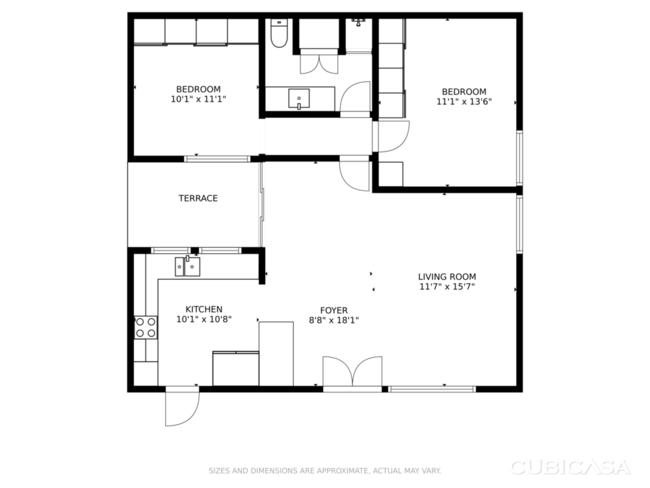
#> input picture _ARCHIVED/floor-plan-testing/fp_example4.png, 650 x 488 px, found by its file name
$ python extract_door_regions.py
#> lines starting #> are read from the running program, lines starting #| are printed output that depends on the picture; after the words box and inside, x2 and y2 are one past the last pixel; in counts of white or black regions, pixels touching at a corner belong together
#!/usr/bin/env python3
"""Extract regions around expected door positions to find exact arc locations."""
import cv2
import numpy as np

IMG = '/mnt/d/_CLAUDE-TOOLS/fp_example4.png'
gray = cv2.imread(IMG, cv2.IMREAD_GRAYSCALE)
#> gray is the input picture: shape (488, 650); min 0, max 255, mean 241.7
_, binary = cv2.threshold(gray, 0, 255, cv2.THRESH_BINARY_INV + cv2.THRESH_OTSU)
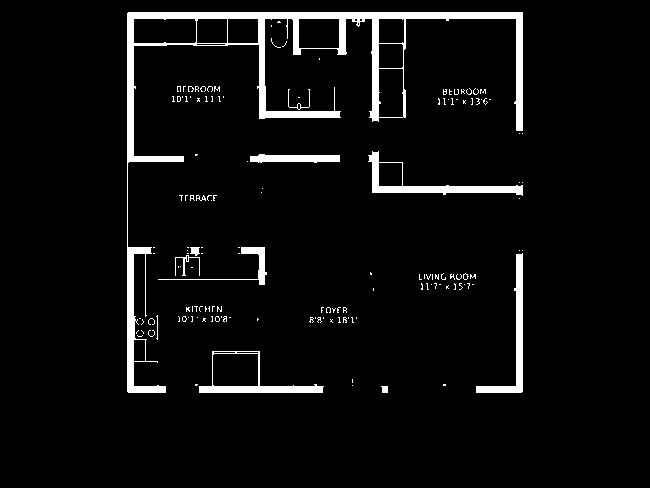
#> binary: shape (488, 650); 5% white; 152 white regions (139 under 20 px), largest, box (x1, y1, x2, y2) and area: (127, 12, 523, 393) 9642, (368, 151, 523, 196) 1395, (476, 253, 523, 393) 1259

# Building bbox
closed = cv2.morphologyEx(binary, cv2.MORPH_CLOSE, np.ones((5,5), np.uint8))
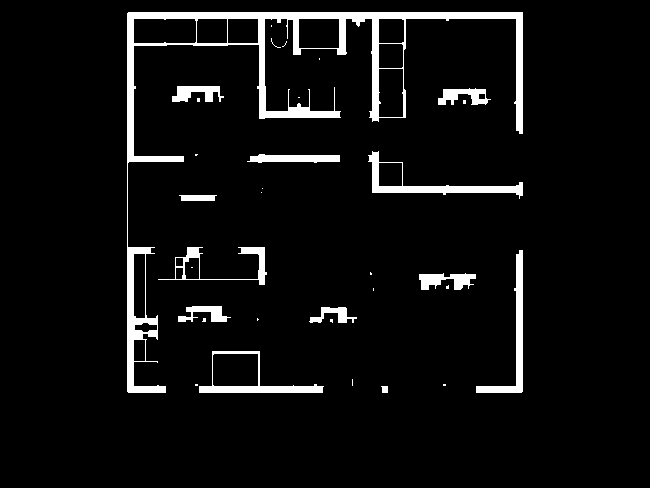
#> closed: shape (488, 650); 5.7% white; 33 white regions (20 under 20 px)
contours, _ = cv2.findContours(closed, cv2.RETR_EXTERNAL, cv2.CHAIN_APPROX_SIMPLE)
#> contours = 32 contours, 19 with area under 20; largest, box (x1, y1, x2, y2) and area: (127, 12, 523, 393) 16224, (199, 351, 324, 393) 2390, (368, 151, 523, 199) 1742, (476, 250, 523, 393) 1086, (158, 247, 267, 285) 959
largest = max(contours, key=cv2.contourArea)
#> largest = contour of 210 points, box (x1, y1, x2, y2) (127, 12, 523, 393), area 16224
bx, by, bw, bh = cv2.boundingRect(largest)
#> bx = 127; by = 12; bw = 396; bh = 381
print(f"Building: ({bx},{by}) {bw}x{bh}")
#| Building: (127,12) 396x381

# Use gentler erosion for thick mask to preserve more features
ek = cv2.getStructuringElement(cv2.MORPH_RECT, (2, 2))
eroded = cv2.erode(binary, ek, iterations=1)
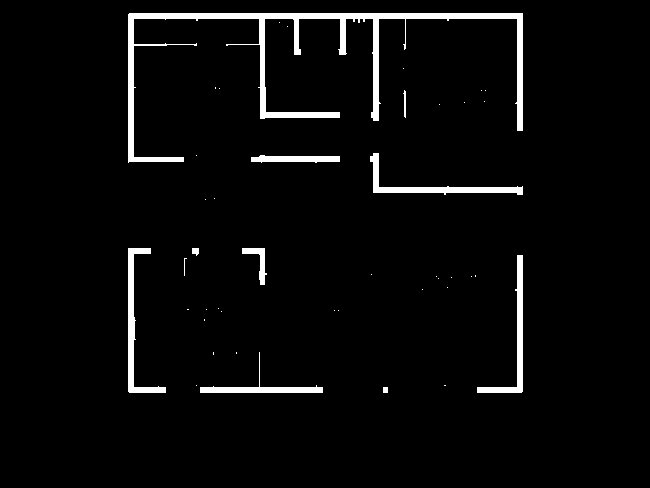
#> eroded: shape (488, 650); 3.7% white; 43 white regions (32 under 20 px), largest, box (x1, y1, x2, y2) and area: (128, 13, 523, 163) 6406, (128, 248, 166, 393) 1189, (370, 153, 523, 195) 1142
thick_gentle = cv2.dilate(eroded, ek, iterations=1)
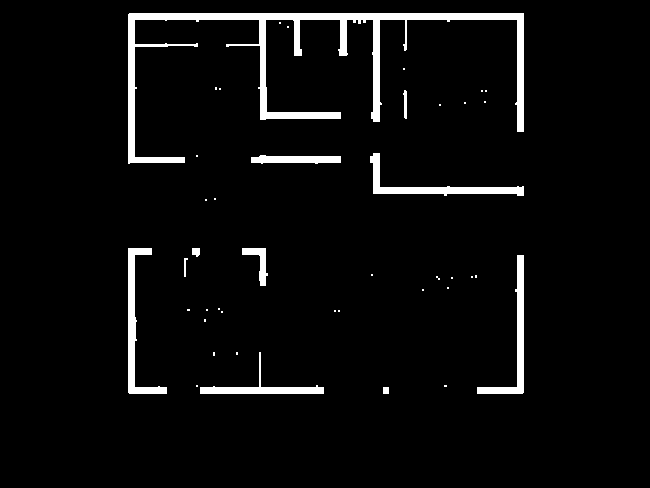
#> thick_gentle: shape (488, 650); 4.4% white; 42 white regions (31 under 20 px), largest, box (x1, y1, x2, y2) and area: (128, 13, 524, 164) 7627, (128, 248, 167, 394) 1394, (370, 153, 524, 196) 1343

# Create output debug image with regions marked
debug = cv2.cvtColor(gray, cv2.COLOR_GRAY2BGR)

# Expected door regions (based on room layout analysis)
# Each: (name, x1, y1, x2, y2) in image coordinates
# I'll extract the binary and non-thick pixels in each region
regions = [
    # Entry door: bottom wall, foyer area (x=264 to x=372)
    ("ENTRY DOOR", 250, 350, 380, 395),
    # Kitchen door: V-wall-1 gap (x=259-264), lower portion
    ("KITCHEN DOOR", 210, 270, 270, 330),
    # Terrace door: V-wall-1 gap, middle section
    ("TERRACE DOOR", 210, 155, 270, 255),
    # LR door: V-wall-2 area (x=372-378), lower portion
    ("LR DOOR", 365, 270, 420, 340),
    # BR1 door: H-wall at y=155-161, left portion
    ("BR1 DOOR", 150, 105, 260, 170),
    # BR2 door: V-wall-2, upper portion
    ("BR2 DOOR", 365, 90, 420, 160),
    # Bath door: H-wall at y=155-161, center-right
    ("BATH DOOR", 280, 105, 375, 170),
]

for name, x1, y1, x2, y2 in regions:
    print(f"\n=== {name} (x={x1}-{x2}, y={y1}-{y2}) ===")

    # Extract binary region
    roi_bin = binary[y1:y2, x1:x2]
    roi_thick = thick_gentle[y1:y2, x1:x2]
    roi_thin = cv2.subtract(roi_bin, roi_thick)

    bin_count = np.sum(roi_bin > 0)
    thick_count = np.sum(roi_thick > 0)
    thin_count = np.sum(roi_thin > 0)

    print(f"  Binary pixels: {bin_count}, Thick: {thick_count}, Thin (arcs/etc): {thin_count}")

    # Find contours in thin region
    cnts, _ = cv2.findContours(roi_thin.copy(), cv2.RETR_EXTERNAL, cv2.CHAIN_APPROX_SIMPLE)
    thin_features = []
    for cnt in cnts:
        area = cv2.contourArea(cnt)
        if area < 5:
            continue
        peri = cv2.arcLength(cnt, True)
        circ = 4 * 3.14159 * area / (peri * peri) if peri > 0 else 0
        x, y, cw, ch = cv2.boundingRect(cnt)
        thin_features.append({
            'area': area, 'circ': circ, 'peri': peri,
            'bbox': (x1+x, y1+y, cw, ch),
            'local_bbox': (x, y, cw, ch),
        })

    thin_features.sort(key=lambda f: -f['area'])
    for f in thin_features[:5]:
        bx2, by2, fw, fh = f['bbox']
        print(f"  Feature: area={f['area']:.0f} circ={f['circ']:.3f} "
              f"bbox=({bx2},{by2},{fw},{fh})")

    # Also find contours in BINARY region (includes wall pieces)
    cnts2, _ = cv2.findContours(roi_bin.copy(), cv2.RETR_LIST, cv2.CHAIN_APPROX_SIMPLE)
    for cnt in cnts2:
        area = cv2.contourArea(cnt)
        if area < 20:
            continue
        peri = cv2.arcLength(cnt, True)
        circ = 4 * 3.14159 * area / (peri * peri) if peri > 0 else 0
        x, y, cw, ch = cv2.boundingRect(cnt)
        aspect = max(cw, ch) / max(min(cw, ch), 1)
        # Look for arc-like shapes: moderate circularity, aspect near 1
        if circ > 0.05 and circ < 0.5 and aspect < 3:
            print(f"  ARC candidate: area={area:.0f} circ={circ:.3f} "
                  f"bbox=({x1+x},{y1+y},{cw},{ch}) aspect={aspect:.1f}")

    # Draw region on debug
    cv2.rectangle(debug, (x1, y1), (x2, y2), (0, 255, 0), 1)
    cv2.putText(debug, name, (x1, y1-3), cv2.FONT_HERSHEY_SIMPLEX, 0.3, (0,255,0), 1)
#> this loop made 7 passes
#> (bin_count, thick_count, thin_count, cnts) on passes 1, 2, 3, 5, 6, 7: (609, 592, 132, 5 contours, all with area under 20), (225, 120, 132, 12 contours, all with area under 20), (332, 305, 71, 11 contours, all with area under 20), (288, 269, 70, 5 contours, all with area under 20), (424, 391, 105, 5 contours, all with area under 20), (1024, 960, 202, 7 contours, all with area under 20)
#> (bin_count, thick_count, thin_count, cnts2) on pass 4: (14, 4, 13, 3 contours, all with area under 20)
#|   Binary pixels: 609, Thick: 592, Thin (arcs/etc): 132
#|   Binary pixels: 225, Thick: 120, Thin (arcs/etc): 132
#|   Binary pixels: 332, Thick: 305, Thin (arcs/etc): 71
#|   Binary pixels: 14, Thick: 4, Thin (arcs/etc): 13
#|   Binary pixels: 288, Thick: 269, Thin (arcs/etc): 70
#|   Binary pixels: 424, Thick: 391, Thin (arcs/etc): 105
#|   Binary pixels: 1024, Thick: 960, Thin (arcs/etc): 202
#> pass 1, `roi_thin = cv2.subtract(roi_bin, roi_thick)`:
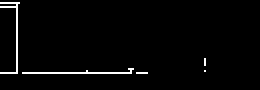
#> roi_thin: shape (45, 130) (shown 2 times larger); 2.3% white in thin lines or dots, all inside (x1, y1, x2, y2) = (0, 1, 103, 37)
#> after the loop:
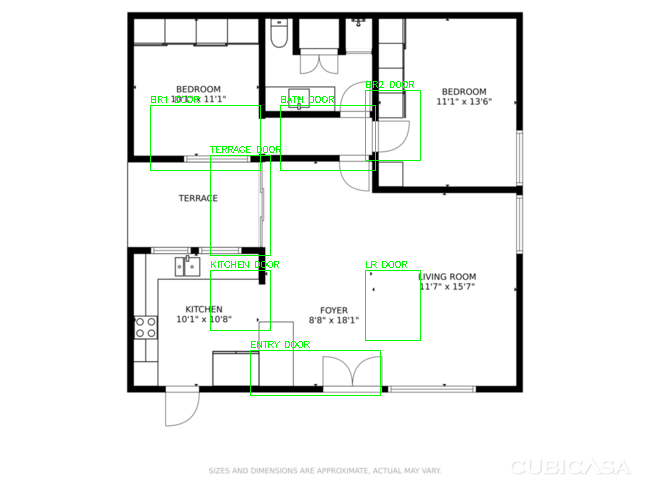
#> debug: shape (488, 650, 3); 0.97% of pixels changed, all inside (x1, y1, x2, y2) = (150, 81, 421, 396)
#> after the loop:
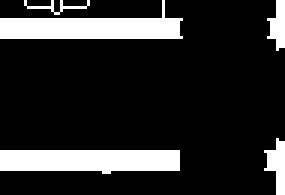
#> roi_bin: shape (65, 95) (shown 3 times larger); 16.6% white; 5 white regions, box (x1, y1, x2, y2) and area: (0, 0, 61, 13) 428, (0, 50, 60, 58) 423, (88, 46, 95, 65) 78, (89, 0, 95, 17) 65, (8, 0, 30, 5) 30

# Also examine the binary directly along the bottom wall for the entry door
print(f"\n=== BOTTOM WALL BINARY SCAN ===")
# Row-by-row binary pixel count at y=383-393
for y in range(383, 394):
    row = binary[y, 250:380]
    nonzero = np.where(row > 0)[0]
    if len(nonzero) > 0:
        segments = []
        in_seg, ss = False, 0
        for c in range(len(row)):
            if row[c] > 0:
                if not in_seg: ss = c; in_seg = True
            else:
                if in_seg:
                    segments.append((250+ss, 250+c-1))
                    in_seg = False
        if in_seg:
            segments.append((250+ss, 250+len(row)-1))
        seg_str = ", ".join(f"x={s}-{e}" for s, e in segments[:6])
        print(f"  y={y}: {len(nonzero)} pixels, segs: {seg_str}")
#> this loop made 11 passes
#> nonzero on passes 1 to 3: [8, 9], [8, 9, 64, 65, 66], [8, 9, 43, 65, 66, 102]
#|   y=383: 2 pixels, segs: x=258-259
#|   y=384: 5 pixels, segs: x=258-259, x=314-316
#|   y=385: 6 pixels, segs: x=258-259, x=293-293, x=315-316, x=352-352
#|   y=386: 74 pixels, segs: x=250-323
#|   y=387: 73 pixels, segs: x=250-322
#|   y=388: 73 pixels, segs: x=250-322
#|   y=389: 73 pixels, segs: x=250-322
#|   y=390: 73 pixels, segs: x=250-322
#> (further printed lines are left out)

# Now do similar scan for V-wall-1 region
print(f"\n=== V-WALL-1 BINARY SCAN (x=255-268) ===")
for y in range(270, 395):
    col_strip = binary[y, 255:268]
    nz = np.sum(col_strip > 0)
    if nz > 0:
        pass  # too much output
    else:
        # This is a gap in the wall
        pass
#> this loop made 125 passes
#> (col_strip, nz) on passes 1 to 10: ([0, 0, 0, 255, 255, 255, 255, 255, 255, 255, 0, 0, 0], 7), ([0, 0, 0, 255, 255, 255, 255, 255, 255, 255, 0, 0, 0], 7), ([0, 0, 0, 255, 255, 255, 255, 255, 255, 255, 255, 255, 0], 9), ([0, 0, 0, 255, 255, 255, 255, 255, 255, 255, 255, 255, 0], 9), ([0, 0, 0, 255, 255, 255, 255, 255, 255, 255, 255, 255, 0], 9), ([0, 0, 0, 255, 255, 255, 255, 255, 255, 255, 0, 0, 0], 7), ([0, 0, 0, 255, 255, 255, 255, 255, 255, 255, 0, 0, 0], 7), ([0, 0, 0, 255, 255, 255, 255, 255, 255, 255, 0, 0, 0], 7), ([0, 0, 0, 255, 255, 255, 255, 255, 255, 255, 0, 0, 0], 7), ([255, 255, 255, 255, 255, 255, 255, 255, 255, 255, 0, 0, 0], 10)

# Check V-wall-1 gap precisely at the kitchen/foyer level
print(f"\n=== V-WALL-1 at Kitchen/Foyer level (y=270-390) ===")
vw1_density = np.sum(binary[270:390, 257:266] > 0, axis=1)
#> vw1_density = 120 values, max 9 at index 116, min 0 at index 15, mean 1.8
in_gap, gs = False, 0
for r in range(len(vw1_density)):
    if vw1_density[r] < 2:
        if not in_gap: gs = r; in_gap = True
    else:
        if in_gap and r - gs > 3:
            print(f"  Gap: rows {gs}-{r-1} → img_y={270+gs}-{270+r-1} ({r-gs}px)")
        in_gap = False
#> this loop made 120 passes
#> (gs, in_gap) on passes 16, 51: (15, True), (50, True)
#|   Gap: rows 15-48 → img_y=285-318 (34px)
#|   Gap: rows 50-80 → img_y=320-350 (31px)
#> after the loop, gs = 50
if in_gap:
    print(f"  Gap: rows {gs}-{len(vw1_density)-1} → img_y={270+gs}-{270+len(vw1_density)-1}")

# Check V-wall-2 for foyer/LR door
print(f"\n=== V-WALL-2 at Foyer/LR level (y=190-390) ===")
vw2_density = np.sum(binary[190:390, 370:380] > 0, axis=1)
#> vw2_density = 200 values, max 8 at index 0, min 0 at index 3, mean 0.16
in_gap, gs = False, 0
for r in range(len(vw2_density)):
    if vw2_density[r] < 2:
        if not in_gap: gs = r; in_gap = True
    else:
        if in_gap and r - gs > 3:
            print(f"  Gap: rows {gs}-{r-1} → img_y={190+gs}-{190+r-1} ({r-gs}px)")
        in_gap = False
#> this loop made 200 passes
#> (gs, in_gap) on passes 4, 86: (3, True), (85, True)
#|   Gap: rows 3-82 → img_y=193-272 (80px)
#> after the loop, gs = 85
if in_gap:
    print(f"  Gap: rows {gs}-{len(vw2_density)-1} → img_y={190+gs}-{190+len(vw2_density)-1}")
#|   Gap: rows 85-199 → img_y=275-389

cv2.imwrite('/mnt/d/_CLAUDE-TOOLS/fp_door_regions_debug.png', debug)
print(f"\nDebug saved: fp_door_regions_debug.png")

$ run again, with _ARCHIVED/floor-plan-testing/fp_example2.png copied over _ARCHIVED/floor-plan-testing/fp_example4.png
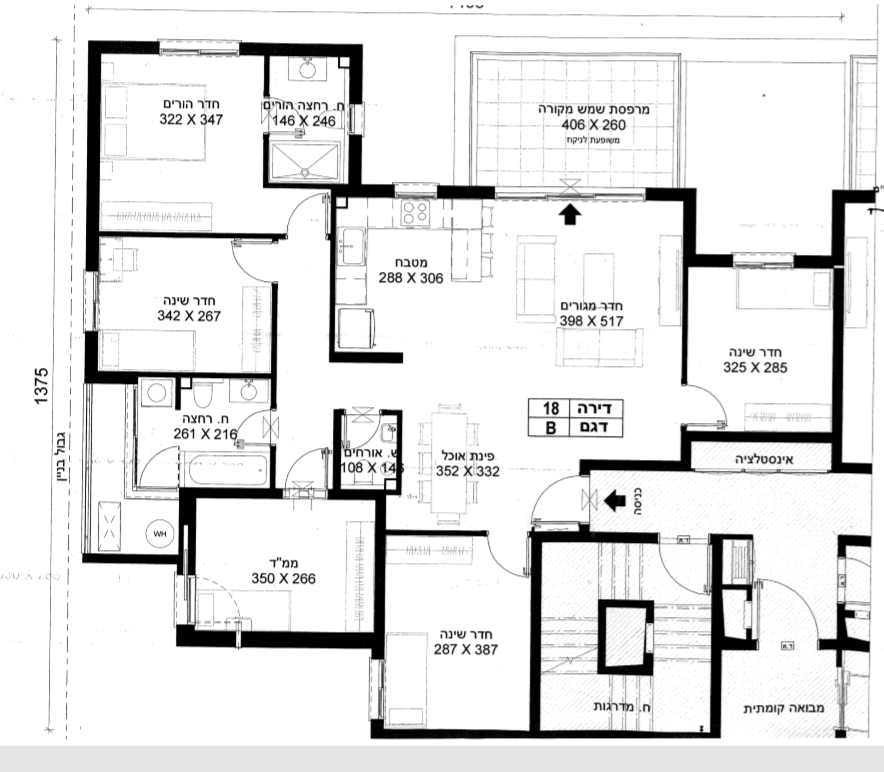
#> input picture _ARCHIVED/floor-plan-testing/fp_example2.png, 884 x 772 px, found by its file name
#> gray is the input picture: shape (772, 884); min 0, max 255, mean 228.1
#> `_, binary = cv2.threshold(gray, 0, 255, cv2.THRESH_BINARY_INV + cv2.TH..`:
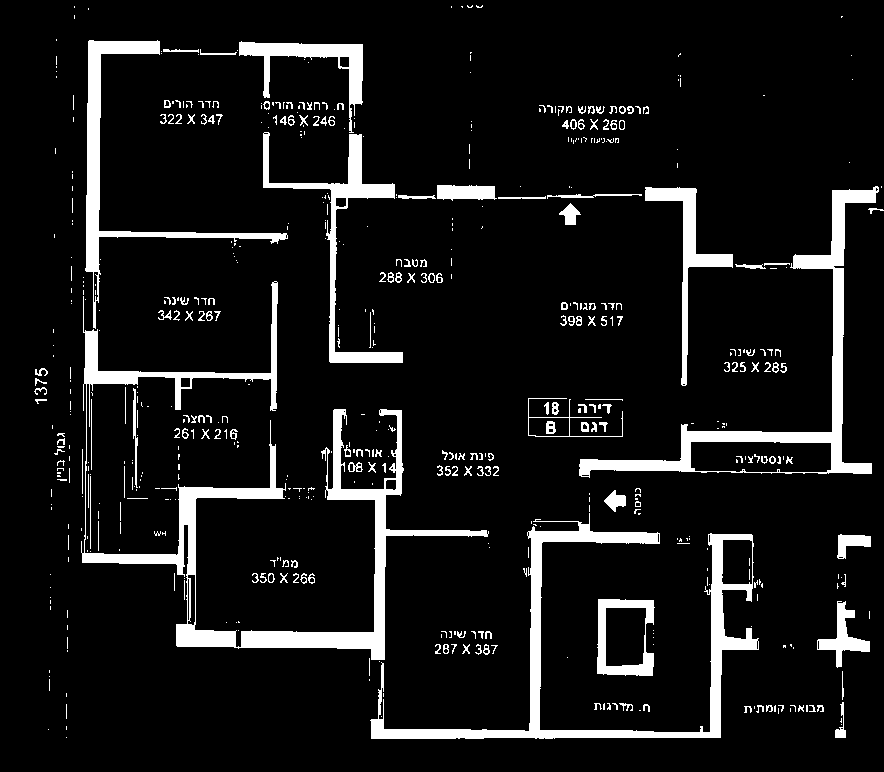
#> binary: shape (772, 884); 9% white; 583 white regions (400 under 20 px), largest, box (x1, y1, x2, y2) and area: (81, 281, 489, 660) 14969, (370, 513, 759, 739) 10095, (579, 186, 879, 478) 7860
#> closed: shape (772, 884); 10.3% white; 178 white regions (95 under 20 px)
#> contours = 177 contours, 102 with area under 20; largest, box (x1, y1, x2, y2) and area: (81, 40, 884, 739) 53824, (597, 599, 655, 676) 3876, (528, 398, 623, 437) 2402, (817, 601, 870, 668) 1032, (837, 534, 871, 559) 418
#> largest = contour of 1387 points, box (x1, y1, x2, y2) (81, 40, 884, 739), area 53824
#> bx = 81; by = 40; bw = 803; bh = 699
#| Building: (81,40) 803x699
#> eroded: shape (772, 884); 6.9% white; 535 white regions (495 under 20 px), largest, box (x1, y1, x2, y2) and area: (372, 523, 758, 739) 8659, (580, 187, 879, 476) 6918, (242, 410, 488, 660) 5946
#> thick_gentle: shape (772, 884); 8.2% white; 439 white regions (356 under 20 px), largest, box (x1, y1, x2, y2) and area: (372, 523, 759, 740) 9712, (580, 187, 880, 477) 7667, (242, 410, 489, 661) 6670
#> the loop `for name, x1, y1, x2, y2 in regions:` made 7 passes
#> (bin_count, thick_count, thin_count, cnts) on passes 1, 3, 4, 5, 7: (976, 974, 118, 6 contours, all with area under 20), (552, 542, 108, 8 contours, all with area under 20), (194, 97, 144, 16 contours, all with area under 20), (261, 145, 191, 27 contours, all with area under 20), (890, 746, 314, 42 contours, all with area under 20)
#> (printed output is left out)
#> after the loop `for name, x1, y1, x2, y2 in regions:`:
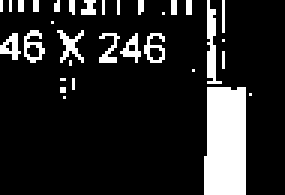
#> roi_bin: shape (65, 95) (shown 3 times larger); 14.4% white; 32 white regions (24 under 20 px), largest, box (x1, y1, x2, y2) and area: (68, 29, 82, 65) 479, (69, 0, 74, 28) 71, (19, 10, 28, 21) 42
#> the loop `for y in range(383, 394):` made 11 passes
#> nonzero on passes 1 to 8: [21, 22, 23, 24, 25, 26], [21, 22, 23, 24, 25, 26], [21, 22, 23, 24, 25, 26], [21, 22, 23, 24, 25, 26], [21, 22, 23, 24, 25, 26], [21, 22, 23, 24, 25, 26], [21, 22, 23, 24, 25, 26], [21, 22, 23, 24, 25, 26]
#> (printed output is left out)
#> vw1_density = 120 values, max 9 at index 103, min 0 at index 0, mean 0.475
#> the loop `for r in range(len(vw1_density)):` made 120 passes
#> (gs, in_gap) on passes 1, 111: (0, True), (110, True)
#> (printed output is left out)
#> after the loop `for r in range(len(vw1_density)):`: gs = 110
#|   Gap: rows 110-119 → img_y=380-389
#> vw2_density = 200 values, max 10 at index 0, min 0 at index 8, mean 1.26
#> the loop `for r in range(len(vw2_density)):` made 200 passes
#> (printed output is left out)
#> after the loop `for r in range(len(vw2_density)):`: gs = 173
#|   Gap: rows 173-199 → img_y=363-389
